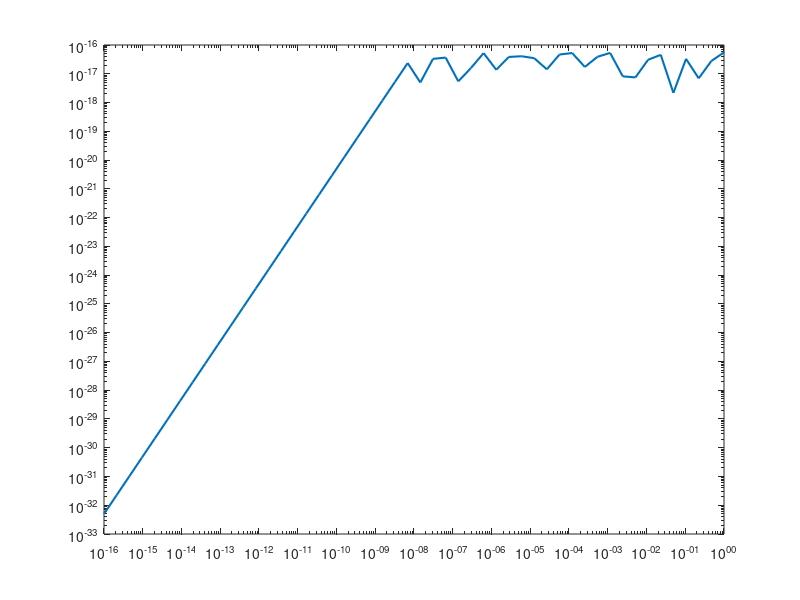

Reproduce this figure in MATLAB.
% Homework 1 problem 3
% Author: Caleb Jacobs
% Date last modified 26-08-2021

% Function defintions
f1 = @(x, delta) cos(x + delta) - cos(x);
f2 = @(x, delta) -2 * sin((2*x + delta) / 2) .* sin(delta / 2);
f3 = @(x, delta, xi) -delta * sin(x) - (delta .^ 2) / 2 * cos(xi);

% Variable defintions
X = 0;
Deltas = logspace(-16, 0);

% Plot differences
loglog(Deltas, abs(f1(X, Deltas) - f2(X, Deltas)), 'LineWidth', 1.5)

% loglog(Deltas, abs(f1(X, Deltas) - f3(X, Deltas, X)), 'LineWidth', 1.5)